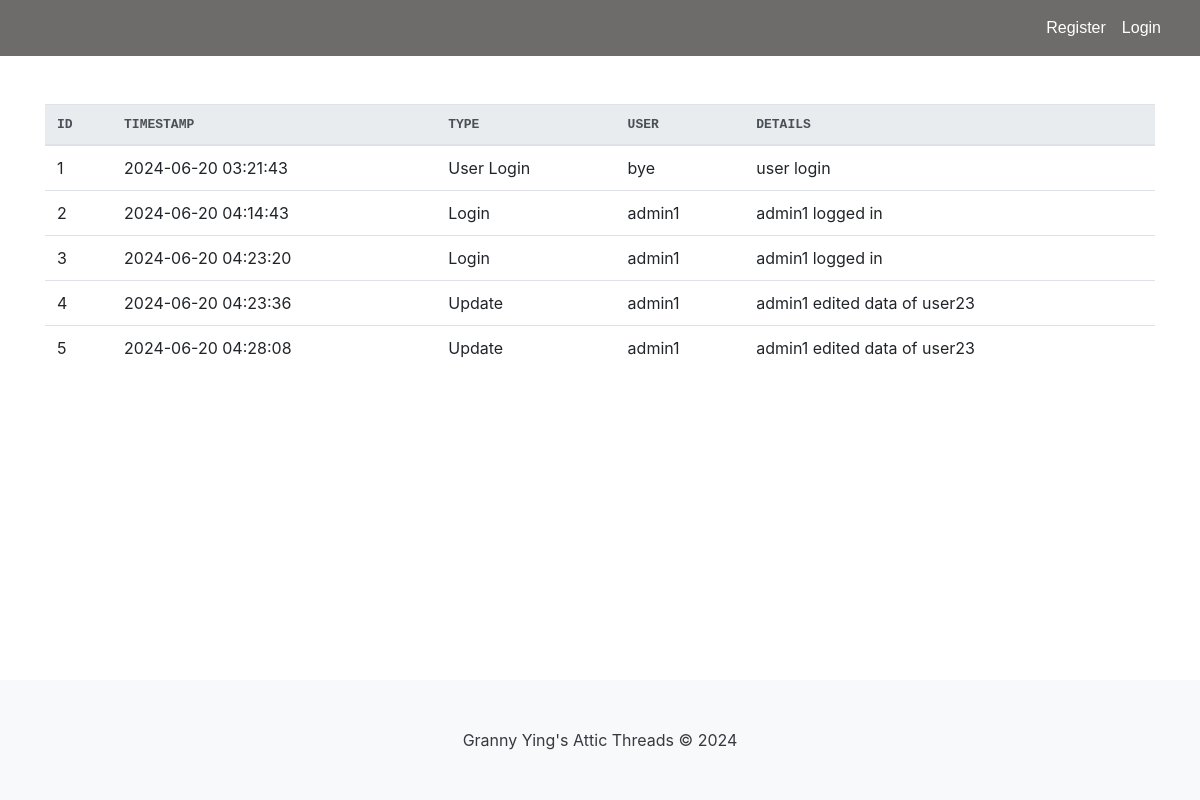
Page /logs on the earlier database version.
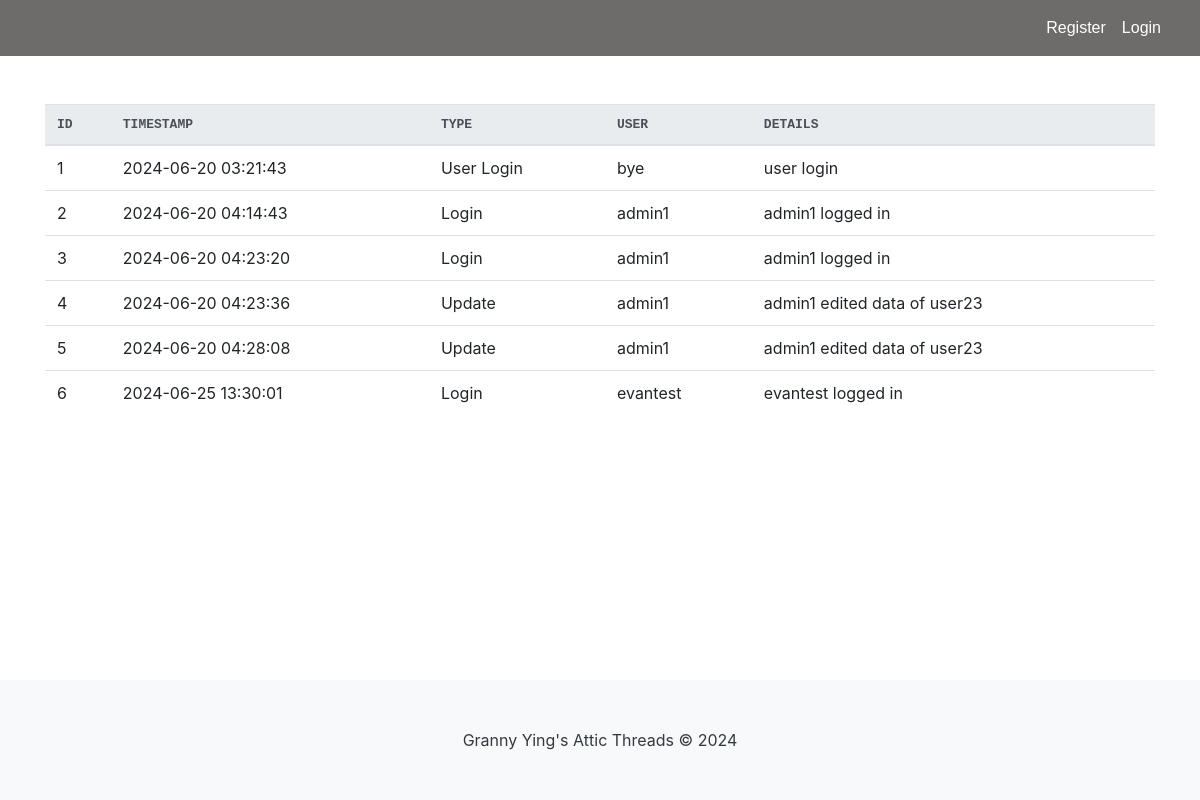
Same page on the later database version.
### tables this page shows
CREATE TABLE Logs (
        id INTEGER PRIMARY KEY AUTOINCREMENT,
        timestamp TEXT DEFAULT CURRENT_TIMESTAMP,
        event_type TEXT,
        user_id INTEGER,
        details TEXT
    );

### app.py (the view)
@app.route("/logs")
def logs():
    con = sqlite3.connect("database.db")
    con.row_factory = sqlite3.Row
    cur = con.cursor()
    cur.execute("SELECT * FROM Logs")
    rows = cur.fetchall()
    con.close()
    return render_template("logs.html", rows=rows)

### templates/logs.html (shortened to what this page needs)
<html lang="en">
{% include "header.html" %}
<head>
        {% block content %} -->
    {% include "navbar.html" %}
    <link rel="stylesheet" href="https://stackpath.bootstrapcdn.com/bootstrap/4.3.1/css/bootstrap.min.css">
</head>
<body>
    <div class="container mt-5">
        <table class="table table-hover">
            <thead class="thead-light">
                <tr>
                    <th>ID</th>
                    <th>Timestamp</th>
                    <th>Type</th>
                    <th>User</th>
                    <th>Details</th>
                </tr>
            </thead>
            <tbody>
                {% for row in rows %}
                <tr>
                    <td>{{ row["id"] }}</td>
                    <td>{{ row["timestamp"] }}</td>
                    <td>{{ row["event_type"] }}</td>
                    <td>{{ row["user_id"] }}</td>
                    <td>{{ row["details"] }}</td>
                </tr>
                {% endfor %}
            </tbody>
        </table>
    </div>
    {% include "footer.html" %}
</body>
</html>
{% endblock %}

Differences in the rows shown:
added Logs: id "6", timestamp "2024-06-25 13:30:01", event_type "Login", user_id "evantest", details "evantest logged in"
